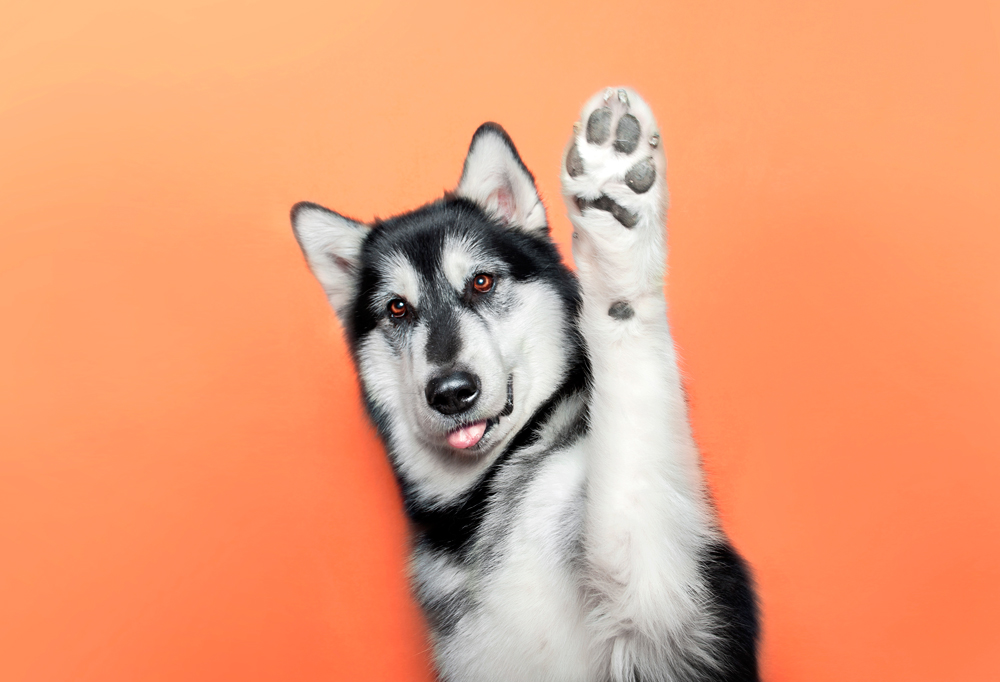
#> input picture photos/perrito_grande.jpg, 1000 x 682 px, found by its file name
$ python masking.py
#> lines starting #> are read from the running program, lines starting #| are printed output that depends on the picture; after the words box and inside, x2 and y2 are one past the last pixel; in counts of white or black regions, pixels touching at a corner belong together
import cv2 as cv
import numpy as np

img = cv.imread('Photos/perrito_grande.jpg')
#> img is the input picture: shape (682, 1000, 3); mean B, G, R 118.1, 156.6, 231.7
#cv.imshow('Perrito', img)

blank = np.zeros(img.shape[:2], dtype='uint8')
#cv.imshow('Blank Image', blank)

# Intersection area
mask = cv.circle(blank, (img.shape[1]//2, img.shape[0]//2), 250, 255, -1)
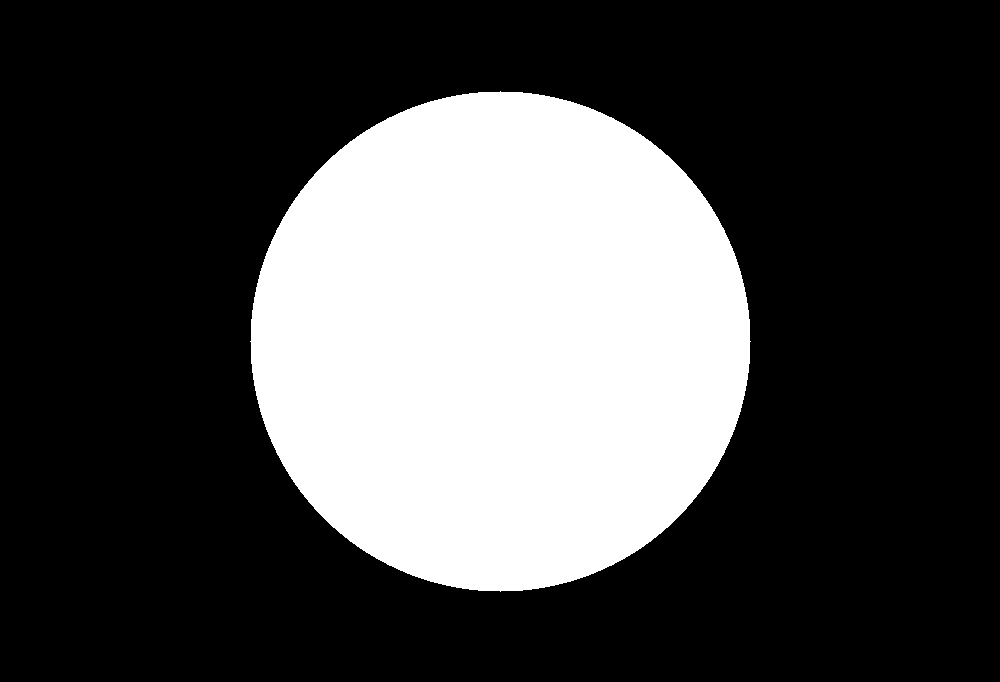
#> blank: shape (682, 1000); 28.8% white; 1 white region, box (x1, y1, x2, y2) and area: (250, 91, 751, 592) 196321
cv.imshow('Mask', mask)

# Image with mask
masked = cv.bitwise_and(img, img, mask=mask)
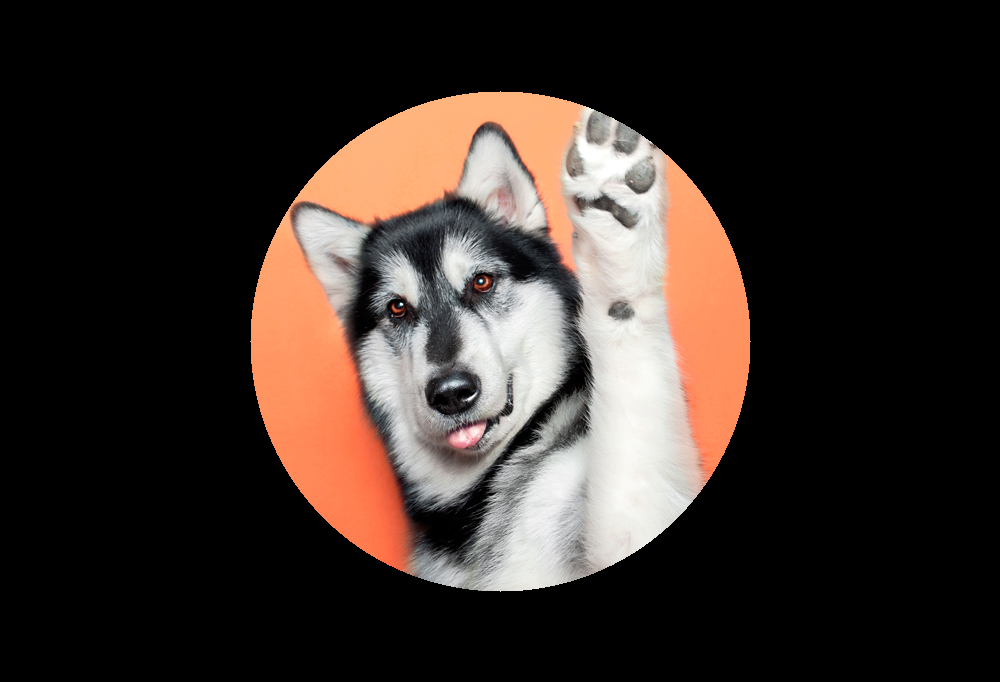
#> masked: shape (682, 1000, 3); mean B, G, R 40.7, 45.9, 56.2
cv.imshow('Masked Image', masked)

cv.waitKey(0)
